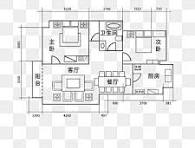
#> input picture backend/sample.png, 195 x 148 px
$ python -i parser.py   (imports and definitions only)
#> lines starting #> are read from the running program, lines starting #| are printed output that depends on the picture; after the words box and inside, x2 and y2 are one past the last pixel; in counts of white or black regions, pixels touching at a corner belong together
import cv2
import json
import os

# Base directory for relative file loading
BASE_DIR = os.path.dirname(os.path.abspath(__file__))
DEFAULT_IMAGE = os.path.join(BASE_DIR, "sample.png")

def process_blueprint(image_path=DEFAULT_IMAGE):
#> called with image_path = 'backend/sample.png'
    if not os.path.exists(image_path):
        print(f"Error: {image_path} not found")
        return []

    img = cv2.imread(image_path)
#> img is the input picture: shape (148, 195, 3); min 22, max 255, mean 234.4
    if img is None:
        return []

    gray = cv2.cvtColor(img, cv2.COLOR_BGR2GRAY)
    edges = cv2.Canny(gray, 50, 150)
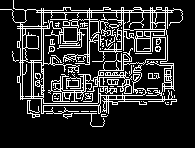
#> edges: shape (148, 195); 17.1% white in thin lines or dots, all inside (x1, y1, x2, y2) = (0, 0, 183, 127)
    lines = cv2.HoughLinesP(edges, 1, 3.14159/180, threshold=30, minLineLength=20, maxLineGap=10)
#> lines = 79 rows, first 6: [25, 12, 181, 12], [24, 10, 181, 10], [20, 25, 63, 29], [38, 45, 152, 51], [20, 99, 138, 80], [52, 95, 174, 95]

    walls_data = []
    if lines is not None:
        for line in lines:
            coords = line[0] if len(line.shape) > 1 else line
            x1, y1, x2, y2 = coords
            walls_data.append({
                "x1": int(x1),
                "y1": int(y1),
                "x2": int(x2),
                "y2": int(y2)
            })
#> this loop made 79 passes
#> (x1, y1, x2, y2) on passes 1 to 12: (25, 12, 181, 12), (24, 10, 181, 10), (20, 25, 63, 29), (38, 45, 152, 51), (20, 99, 138, 80), (52, 95, 174, 95), (43, 113, 43, 8), (41, 113, 41, 8), (53, 101, 176, 101), (13, 59, 89, 62), (77, 35, 167, 35), (52, 99, 176, 99)
#> after the loop, walls_data = 79 items

    return walls_data

>>> result = process_blueprint()
#> result = 79 items
